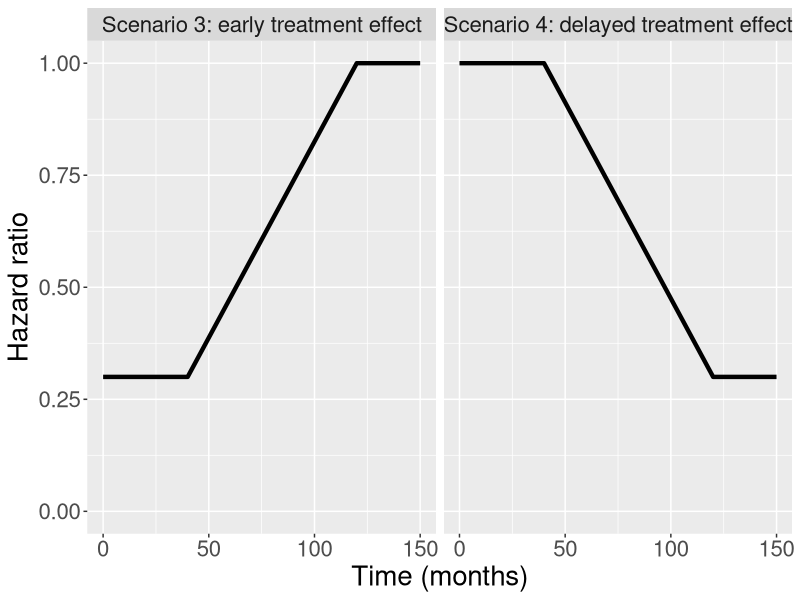

The R script that drew this image:
save <- FALSE

## * load R packages
library(ggplot2)

## * Functions computing the hazard ratio
HRearly <- function(x, HR = 0.3){
    if(x<=40){
        return(HR)
    }else if(40<x && x<=120){
        return(HR + (1-HR)*(x-40)/80)
    }else{
        return(1)
    }
}

HRlate <- function(x, HR = 0.3){
    if(x<=40){
        return(1)
    }else if(40<x && x<=120){
        return(1 - (1-HR)*(x-40)/80)
    }else{
        return(HR)
    }
}


ls.figureD <- lapply(seq(0,150,by=1),function(x){
    rbind(data.frame(type = "Scenario 4: delayed treatment effect",
                     time=x,
                     HR = HRlate(x=x, HR=0.3)),
          data.frame(type = "Scenario 3: early treatment effect",
                     time=x,
                     HR = HRearly(x=x, HR=0.3)))
})
df.figureD <- do.call(rbind,ls.figureD)

## * graphical display
figureD <- ggplot(df.figureD, aes(x=time,y=HR))
figureD <- figureD + geom_line(size = 1.5)
figureD <- figureD + facet_wrap(~type)
figureD <- figureD + xlab("Time (months)") + ylab("Hazard ratio") + coord_cartesian(ylim = c(0,1))
figureD <- figureD + theme(text = element_text(size=20))
                                             
if(save){
    ggsave(figureD, filename = file.path("figures/figureD.png"), width = 10)
    ggsave(figureD, filename = file.path("figures/figureD.pdf"), width = 10)
}
